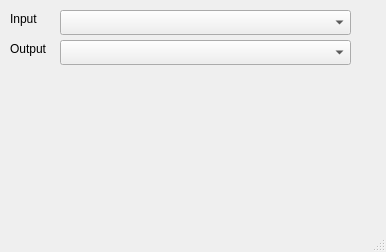
<?xml version="1.0" encoding="UTF-8"?>
<ui version="4.0">
 <class>MainWindow</class>
 <widget class="QMainWindow" name="MainWindow">
  <property name="geometry">
   <rect>
    <x>0</x>
    <y>0</y>
    <width>386</width>
    <height>252</height>
   </rect>
  </property>
  <property name="windowTitle">
   <string>MainWindow</string>
  </property>
  <widget class="QWidget" name="centralwidget">
   <widget class="QLabel" name="label">
    <property name="geometry">
     <rect>
      <x>10</x>
      <y>10</y>
      <width>54</width>
      <height>17</height>
     </rect>
    </property>
    <property name="text">
     <string>Input</string>
    </property>
   </widget>
   <widget class="QComboBox" name="comboBox_Output">
    <property name="geometry">
     <rect>
      <x>60</x>
      <y>40</y>
      <width>291</width>
      <height>25</height>
     </rect>
    </property>
   </widget>
   <widget class="QComboBox" name="comboBox_Input">
    <property name="geometry">
     <rect>
      <x>60</x>
      <y>10</y>
      <width>291</width>
      <height>25</height>
     </rect>
    </property>
   </widget>
   <widget class="QLabel" name="label_2">
    <property name="geometry">
     <rect>
      <x>10</x>
      <y>40</y>
      <width>54</width>
      <height>17</height>
     </rect>
    </property>
    <property name="text">
     <string>Output</string>
    </property>
   </widget>
  </widget>
  <widget class="QMenuBar" name="menubar">
   <property name="geometry">
    <rect>
     <x>0</x>
     <y>0</y>
     <width>386</width>
     <height>22</height>
    </rect>
   </property>
  </widget>
  <widget class="QStatusBar" name="statusbar"/>
 </widget>
 <resources/>
 <connections/>
</ui>
